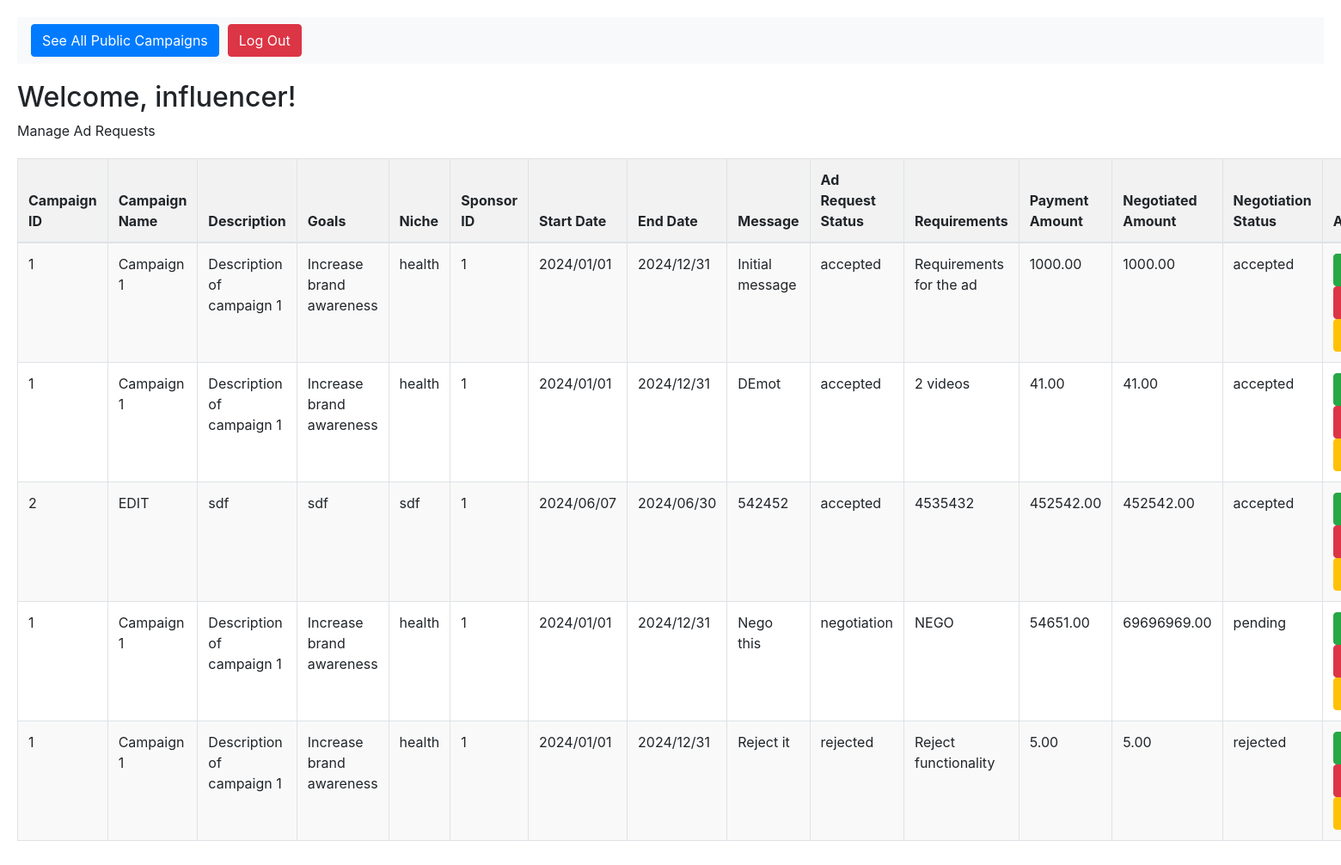
The page /influencer/dashboard (signed in) on the database its author committed.
### models.py (models this page shows, shortened)
class Negotiation(db.Model):
    __tablename__ = "negotiations"
    negotiation_id = db.Column(db.Integer, primary_key=True, autoincrement=True)
    ad_request_id = db.Column(
        db.Integer, db.ForeignKey("ad_requests.ad_request_id"), nullable=False
    )
    influencer_id = db.Column(
        db.Integer, db.ForeignKey("influencers.influencer_id"), nullable=False
    )
    proposed_payment_amount = db.Column(db.Numeric(10, 2))
    negotiation_status = db.Column(db.Enum("pending", "accepted", "rejected") ,default = "pending")

class Campaign(db.Model):
    __tablename__ = "campaigns"
    campaign_id = db.Column(db.Integer, primary_key=True, autoincrement=True)
    sponsor_id = db.Column(
        db.Integer, db.ForeignKey("sponsors.sponsor_id"), nullable=False
    )
    name = db.Column(db.String(255), nullable=False)
    description = db.Column(db.Text, nullable=False)
    start_date = db.Column(db.Date)
    end_date = db.Column(db.Date)
    budget = db.Column(db.Numeric(10, 2), nullable=False)
    visibility = db.Column(db.Enum("public", "private"),default="public")
    goals = db.Column(db.Text, nullable=False)
    niche = db.Column(db.String(255), nullable=False)
    ad_requests = db.relationship("AdRequest", backref="campaign", lazy=True)
    campaign_flags = db.relationship("CampaignFlag", backref="campaign", lazy=True)

class AdRequest(db.Model):
    __tablename__ = "ad_requests"
    ad_request_id = db.Column(db.Integer, primary_key=True, autoincrement=True)
    campaign_id = db.Column(
        db.Integer, db.ForeignKey("campaigns.campaign_id"), nullable=False
    )
    influencer_id = db.Column(
        db.Integer, db.ForeignKey("influencers.influencer_id"), nullable=False
    )
    requirements = db.Column(db.Text)
    payment_amount = db.Column(db.Numeric(10, 2))
    status = db.Column(db.Enum("pending", "accepted", "rejected", "negotiation") , default = "pending")
    messages = db.Column(db.Text)
    negotiations = db.relationship("Negotiation", backref="ad_request", lazy=True)

### influencer.py (the view)
@influencer.route("/dashboard",methods=['GET', 'POST'])
def dashboard():
    if "user_name" in session and "role" in session:
        if session["role"] == "influencer":
            user_id = session["user_id"]
            influencer_id = Influencer.query.filter_by(user_id=user_id).first().influencer_id
            data = helper.get_influencer_campaigns(influencer_id)
            return render_template("influencer_dashboard.html" , data = data)
    flash("Please Login !","faliled")
    return redirect(url_for("influencer.login"))

### app.py (called while the page is built)
@app.before_request
def create_tables():
    init_db(app)

### models.py (called while the page is built, shortened)
def init_db(app):
    with app.app_context():
        db.create_all()

### templates/influencer_dashboard.html (shortened to what this page needs)
<!DOCTYPE html>
<html lang="en">
<head>
    <link href="https://maxcdn.bootstrapcdn.com/bootstrap/4.5.2/css/bootstrap.min.css" rel="stylesheet">
</head>
<body>
    <nav class="navbar navbar-expand-lg navbar-light bg-light">
        <button class="btn btn-primary" onclick="location.href='{{ url_for("influencer.show_campaign") }}'">See All Public Campaigns</button>
        <button class="btn btn-danger" onclick="location.href='/logout'">Log Out</button>
    </nav>
    <div class="welcome-message">
        <h2>Welcome, {{ session["user_name"] }}!</h2>
        <p>Manage Ad Requests</p>
    </div>
    {% if data %}
    <table class="table table-striped table-bordered">
        <thead>
            <tr>
                <th>Campaign ID</th>
                <th>Campaign Name</th>
                <th>Description</th>
                <th>Goals</th>
                <th>Niche</th>
                <th>Sponsor ID</th>
                <th>Start Date</th>
                <th>End Date</th>
                <th>Message</th>
                <th>Ad Request Status</th>
                <th>Requirements</th>
                <th>Payment Amount</th>
                <th>Negotiated Amount</th>
                <th>Negotiation Status</th>
                <th>Action</th>
            </tr>
        </thead>
        <tbody>
            {% for d in data %}
            <tr>
                <td>{{ d["campaign_id"] }}</td>
                <td>{{ d.campaign_name }}</td>
                <td>{{ d.description }}</td>
                <td>{{ d.goals }}</td>
                <td>{{ d.niche }}</td>
                <td>{{ d.sponsor_id }}</td>
                <td>{{ d.start_date }}</td>
                <td>{{ d.end_date }}</td>
                <td>{{ d.messages }}</td>
                <td>{{ d.status }}</td>
                <td>{{ d.requirements }}</td>
                <td>{{ d.payment_amount }}</td>
                <td>{{ d.negotiated_amount }}</td>
                <td>{{ d.negotiation_status }}</td>
                <td>
                    <button class="btn btn-success" onclick="location.href='{{ url_for("influencer.accept_adrequest" , adrequest_id =d.ad_request_id) }}'">Accept</button>
                    <button class="btn btn-danger" onclick="location.href='{{ url_for("influencer.reject_adrequest" , adrequest_id =d.ad_request_id) }}'">Reject</button>
                    <button class="btn btn-warning" onclick="location.href='{{ url_for("influencer.nego_adrequest" , adrequest_id =d.ad_request_id) }}'">Negotiate</button>
                </td>
            </tr>
            {% endfor %}
        </tbody>
    </table>
    {% else %}
    <p>No Ad Requests to show!</p>
    {% endif %}
</body>
</html>

### templates/influencer_dashboard.html (style rules this page uses)
body { padding: 20px; }
nav { margin-bottom: 20px; }
table { margin-top: 20px; }
th, td { padding: 10px; text-align: left; }
th { background-color: #f2f2f2; }
.table-striped tbody tr:nth-of-type(odd) { background-color: #f9f9f9; }
.btn { margin-right: 10px; }
.navbar { margin-bottom: 20px; }
.welcome-message { margin-bottom: 20px; }

### rows shown on the page
Negotiation: campaign_id "1", campaign_name "Campaign 1", description "Description of campaign 1", goals "Increase brand awareness", niche "health", sponsor_id "1", start_date "2024/01/01", end_date "2024/12/31", messages "Initial message", status "accepted", requirements "Requirements for the ad", payment_amount "1000.00", negotiated_amount "1000.00", negotiation_status "accepted"
Negotiation: campaign_id "1", campaign_name "Campaign 1", description "Description of campaign 1", goals "Increase brand awareness", niche "health", sponsor_id "1", start_date "2024/01/01", end_date "2024/12/31", messages "DEmot", status "accepted", requirements "2 videos", payment_amount "41.00", negotiated_amount "41.00", negotiation_status "accepted"
Negotiation: campaign_id "2", campaign_name "EDIT", description "sdf", goals "sdf", niche "sdf", sponsor_id "1", start_date "2024/06/07", end_date "2024/06/30", messages "542452", status "accepted", requirements "4535432", payment_amount "452542.00", negotiated_amount "452542.00", negotiation_status "accepted"
Negotiation: campaign_id "1", campaign_name "Campaign 1", description "Description of campaign 1", goals "Increase brand awareness", niche "health", sponsor_id "1", start_date "2024/01/01", end_date "2024/12/31", messages "Nego this", status "negotiation", requirements "NEGO", payment_amount "54651.00", negotiated_amount "69696969.00", negotiation_status "pending"
Negotiation: campaign_id "1", campaign_name "Campaign 1", description "Description of campaign 1", goals "Increase brand awareness", niche "health", sponsor_id "1", start_date "2024/01/01", end_date "2024/12/31", messages "Reject it", status "rejected", requirements "Reject functionality", payment_amount "5.00", negotiated_amount "5.00", negotiation_status "rejected"

### other values the page prints
{{ session["user_name"] }} "influencer"
